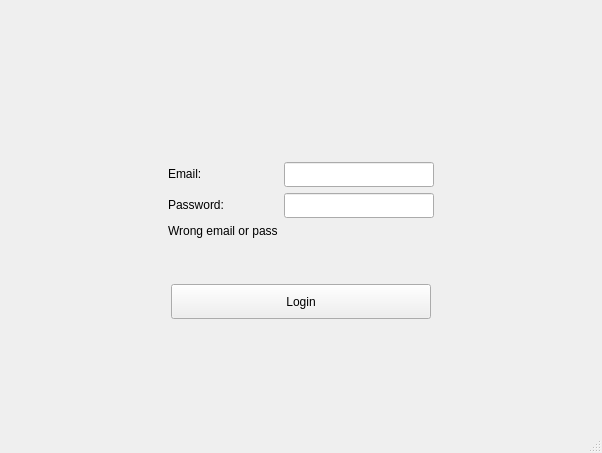
<?xml version="1.0" encoding="UTF-8"?>
<ui version="4.0">
 <class>ValidationWin</class>
 <widget class="QMainWindow" name="ValidationWin">
  <property name="geometry">
   <rect>
    <x>0</x>
    <y>0</y>
    <width>602</width>
    <height>453</height>
   </rect>
  </property>
  <property name="windowTitle">
   <string>ValidationWin</string>
  </property>
  <widget class="QWidget" name="centralwidget">
   <layout class="QVBoxLayout" name="verticalLayout">
    <item>
     <spacer name="verticalSpacer">
      <property name="orientation">
       <enum>Qt::Vertical</enum>
      </property>
      <property name="sizeHint" stdset="0">
       <size>
        <width>20</width>
        <height>40</height>
       </size>
      </property>
     </spacer>
    </item>
    <item>
     <layout class="QHBoxLayout" name="horizontalLayout_3">
      <property name="topMargin">
       <number>20</number>
      </property>
      <property name="bottomMargin">
       <number>20</number>
      </property>
      <item>
       <spacer name="horizontalSpacer_3">
        <property name="orientation">
         <enum>Qt::Horizontal</enum>
        </property>
        <property name="sizeHint" stdset="0">
         <size>
          <width>10</width>
          <height>20</height>
         </size>
        </property>
       </spacer>
      </item>
      <item>
       <layout class="QFormLayout" name="formLayout_4">
        <property name="horizontalSpacing">
         <number>6</number>
        </property>
        <property name="leftMargin">
         <number>10</number>
        </property>
        <property name="topMargin">
         <number>30</number>
        </property>
        <property name="rightMargin">
         <number>10</number>
        </property>
        <property name="bottomMargin">
         <number>20</number>
        </property>
        <item row="0" column="0">
         <widget class="QLabel" name="emailLabel">
          <property name="text">
           <string>Email:</string>
          </property>
         </widget>
        </item>
        <item row="0" column="1">
         <widget class="QLineEdit" name="emailEdit">
          <property name="minimumSize">
           <size>
            <width>150</width>
            <height>25</height>
           </size>
          </property>
         </widget>
        </item>
        <item row="1" column="0">
         <widget class="QLabel" name="passwordLabel">
          <property name="text">
           <string>Password:</string>
          </property>
         </widget>
        </item>
        <item row="1" column="1">
         <widget class="QLineEdit" name="passwEdit">
          <property name="minimumSize">
           <size>
            <width>150</width>
            <height>25</height>
           </size>
          </property>
          <property name="echoMode">
           <enum>QLineEdit::Password</enum>
          </property>
         </widget>
        </item>
        <item row="2" column="0">
         <widget class="QLabel" name="WrongInputLabel">
          <property name="enabled">
           <bool>true</bool>
          </property>
          <property name="font">
           <font>
            <pointsize>9</pointsize>
           </font>
          </property>
          <property name="text">
           <string>Wrong email or pass</string>
          </property>
         </widget>
        </item>
       </layout>
      </item>
      <item>
       <spacer name="horizontalSpacer_4">
        <property name="orientation">
         <enum>Qt::Horizontal</enum>
        </property>
        <property name="sizeHint" stdset="0">
         <size>
          <width>40</width>
          <height>20</height>
         </size>
        </property>
       </spacer>
      </item>
     </layout>
    </item>
    <item>
     <layout class="QHBoxLayout" name="horizontalLayout">
      <item>
       <spacer name="horizontalSpacer">
        <property name="orientation">
         <enum>Qt::Horizontal</enum>
        </property>
        <property name="sizeHint" stdset="0">
         <size>
          <width>40</width>
          <height>20</height>
         </size>
        </property>
       </spacer>
      </item>
      <item>
       <widget class="QPushButton" name="Login">
        <property name="minimumSize">
         <size>
          <width>260</width>
          <height>35</height>
         </size>
        </property>
        <property name="text">
         <string>Login</string>
        </property>
       </widget>
      </item>
      <item>
       <spacer name="horizontalSpacer_2">
        <property name="orientation">
         <enum>Qt::Horizontal</enum>
        </property>
        <property name="sizeHint" stdset="0">
         <size>
          <width>40</width>
          <height>20</height>
         </size>
        </property>
       </spacer>
      </item>
     </layout>
    </item>
    <item>
     <spacer name="verticalSpacer_2">
      <property name="orientation">
       <enum>Qt::Vertical</enum>
      </property>
      <property name="sizeHint" stdset="0">
       <size>
        <width>20</width>
        <height>40</height>
       </size>
      </property>
     </spacer>
    </item>
   </layout>
  </widget>
  <widget class="QMenuBar" name="menubar">
   <property name="geometry">
    <rect>
     <x>0</x>
     <y>0</y>
     <width>602</width>
     <height>26</height>
    </rect>
   </property>
  </widget>
  <widget class="QStatusBar" name="statusbar"/>
 </widget>
 <resources/>
 <connections/>
</ui>
